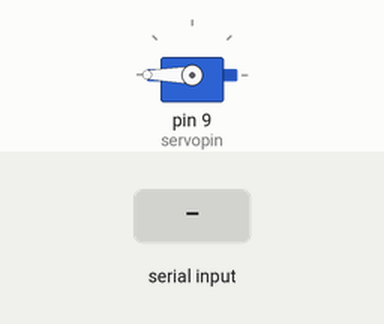
Bench run of a sketch on a simulated Arduino Uno, built with avr-gcc and run on an emulated ATmega328P. Parts: servo. Inputs (shaded band) come from the test bench. What the sketch prints to the serial monitor is not drawn.

Above: at 1.2 s.
1.3 s: "90,45\n" received over Serial
At 3.17 s:
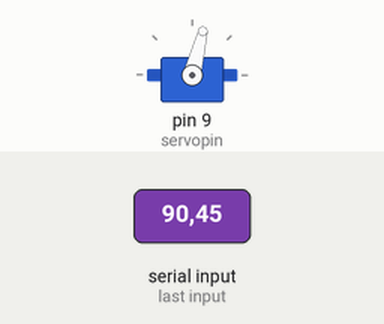
4.3 s: "30,150\n" received over Serial
7.3 s: "90\n" received over Serial
10.3 s: "5\n" received over Serial
Timing chart, 0 to 14.3 s (numbered marks = the images above; inputs shaded):
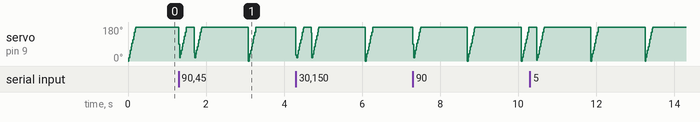

Measured:
- by itself, servo on pin 9 (servopin): ramps from 0° to 180° and jumps back, once every 1.4 s

The sketch:

Servito_copy_20221225220820.ino
```cpp
#include <Servo.h>
int servopin = 9, servopos = 180, time = 1;
Servo myServo;

void setup() {

  myServo.attach(servopin);
  Serial.begin(9600);
}

void loop() {


  for (servopos = 0; servopos <= 360; servopos++) {
    myServo.write(servopos);
    delay(time);

  }
  Serial.print("Que angulo quieres?");
  servopos = Serial.parseInt();
  myServo.write(servopos);
  delay(time);
}
```
